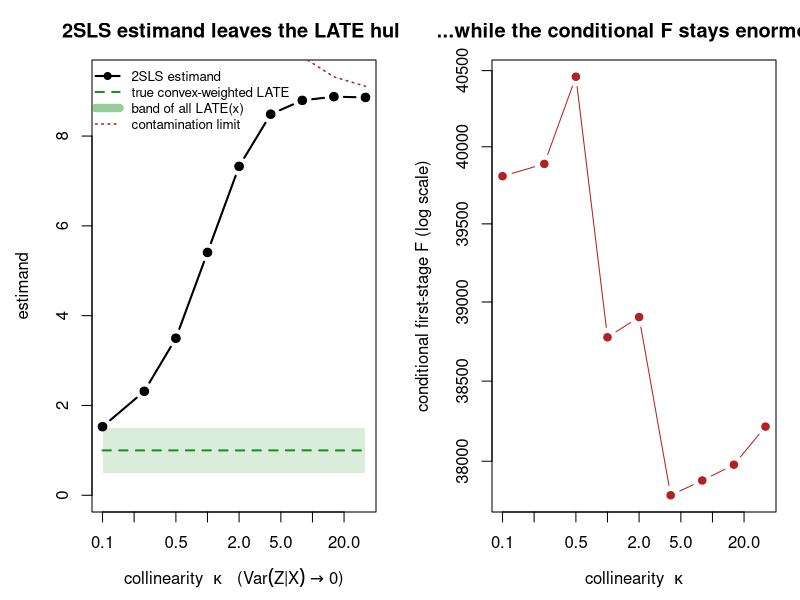

Write the R code that produced this figure.
## ==========================================================================
## Monte Carlo test of the "collinearity contamination" proposition
##
## Claim: In just-identified 2SLS with covariates entered LINEARLY
## (non-saturated), as the instrument Z becomes more determined by X
## (instrument-covariate collinearity), the 2SLS estimand departs
## arbitrarily from every conditional LATE(x) -- WHILE the Sanderson-Windmeijer
## conditional first-stage F stays large. I.e. the conditional F fails to warn.
##
## Structural DGP (conditional-on-X IV validity + conditional monotonicity):
##   Y = mu(X) + tau(X)*D + noise      tau(X)=LATE(X) heterogeneous, all > 0
##   D = D(Z),  monotone potential treatments (compliers/always/never takers)
##   e(X)=P(Z=1|X) nonlinear in X;  kappa = collinearity knob (Var(Z|X)->0)
##
## We report, across kappa:
##   beta2sls      : linear-covariate 2SLS estimand (finite-sample, large N)
##   Fcond         : conditional (SW) first-stage F, HC1-robust
##   late_convex   : the convex-weighted conditional LATE it SHOULD be near
##   [late_min,max]: support of the true conditional effects
##   contam_limit  : theoretical limit Cov(h,mY)/Cov(h,mD)  (h = nonlinear part of e)
## ==========================================================================

set.seed(20260901)

## HC1-robust t-statistic for one named regressor in an lm fit
robust_t <- function(fit, coef_name) {
  X  <- model.matrix(fit)
  u  <- resid(fit)
  n  <- nrow(X); k <- ncol(X)
  bread <- solve(crossprod(X))
  meat  <- t(X) %*% (X * (u^2))
  V     <- bread %*% meat %*% bread * (n / (n - k))   # HC1
  b     <- coef(fit)[coef_name]
  se    <- sqrt(V[coef_name, coef_name])
  as.numeric(b / se)
}

simulate <- function(N, kappa,
                     A_mu = 1.5,    # strength of OUTCOME nonlinearity in X
                     pi0  = 0.2,    # P(always-taker | x)
                     dp   = 0.4) {  # conditional first stage p(x)=P(complier|x)
  X <- runif(N, -2, 2)
  g <- X^2 - (4 / 3)               # E[X^2]=4/3 on U(-2,2): centered nonlinear shape
  e <- plogis(kappa * g)           # instrument propensity, nonlinear in X
  Z <- rbinom(N, 1, e)

  ## monotone potential treatments (pi1 >= pi0 => no defiers)
  pi1 <- pi0 + dp
  V   <- runif(N)
  D0  <- as.integer(V <= pi0)
  D1  <- as.integer(V <= pi1)
  D   <- ifelse(Z == 1, D1, D0)

  ## heterogeneous, strictly positive effect: LATE(x) in [0.5, 1.5]
  tau <- 1 + 0.25 * X
  mu  <- A_mu * g                  # nonlinear covariate level (shares shape with e)
  Y   <- mu + tau * D + rnorm(N, 0, 1)

  ## linear-covariate (NON-saturated) 2SLS via Frisch-Waugh-Lovell
  rz <- resid(lm(Z ~ X))
  rd <- resid(lm(D ~ X))
  ry <- resid(lm(Y ~ X))
  beta2sls <- sum(rz * ry) / sum(rz * rd)

  ## conditional (Sanderson-Windmeijer) first-stage F = robust t^2 on Z
  fs    <- lm(D ~ Z + X)
  Fcond <- robust_t(fs, "Z")^2

  ## target the estimand SHOULD approximate: convex-weighted conditional LATE
  w           <- e * (1 - e) * dp          # signal weights e(1-e)p(x)
  late_convex <- sum(w * tau) / sum(w)

  ## theoretical contamination limit Cov(h,mY)/Cov(h,mD)
  h  <- resid(lm(e ~ X))                    # nonlinear part of the propensity
  mD <- pi0 + e * dp                        # E[D|X]
  mY <- mu + tau * mD                       # E[Y|X]
  contam_limit <- cov(h, mY) / cov(h, mD)

  c(kappa = kappa, beta2sls = beta2sls, Fcond = Fcond,
    late_convex = late_convex, late_min = min(tau), late_max = max(tau),
    contam_limit = contam_limit, ownvar_ZgivenX = mean(e * (1 - e)))
}

N      <- 200000
kappas <- c(0.1, 0.25, 0.5, 1, 2, 4, 8, 16, 32)
res    <- as.data.frame(t(sapply(kappas, function(k) simulate(N, k))))

cat("\n=== IV collinearity-contamination Monte Carlo (N =", N, "per row) ===\n\n")
print(round(res, 3), row.names = FALSE)

## ---------------------------- figure ----------------------------
png("iv_collinearity_fig.png", width = 1500, height = 640, res = 150)
op <- par(mfrow = c(1, 2), mar = c(4.4, 4.6, 3, 1.2))

## Panel 1: the estimand vs the truth
plot(res$kappa, res$beta2sls, type = "b", pch = 19, log = "x",
     xlab = expression(paste("collinearity  ", kappa, "   (", Var(Z*"|"*X), " ", symbol("\256"), " 0)")),
     ylab = "estimand", main = "2SLS estimand leaves the LATE hull",
     ylim = range(0, res$beta2sls, res$late_max) * c(1, 1.05))
polygon(c(res$kappa, rev(res$kappa)),
        c(res$late_min, rev(res$late_max)),
        col = rgb(0.2, 0.6, 0.2, 0.18), border = NA)
lines(res$kappa, res$late_convex, col = "forestgreen", lwd = 2, lty = 2)
lines(res$kappa, res$contam_limit, col = "firebrick", lwd = 1.5, lty = 3)
lines(res$kappa, res$beta2sls, type = "b", pch = 19, lwd = 2)
legend("topleft", bty = "n", cex = 0.8,
       legend = c("2SLS estimand", "true convex-weighted LATE",
                  "band of all LATE(x)", "contamination limit"),
       col = c("black", "forestgreen", rgb(0.2,0.6,0.2,0.5), "firebrick"),
       lwd = c(2, 2, 8, 1.5), lty = c(1, 2, 1, 3), pch = c(19, NA, NA, NA))

## Panel 2: the diagnostic that fails to warn
plot(res$kappa, res$Fcond, type = "b", pch = 19, log = "xy", col = "firebrick",
     xlab = expression(paste("collinearity  ", kappa)),
     ylab = "conditional first-stage F (log scale)",
     main = "...while the conditional F stays enormous")
abline(h = 10, lty = 2, col = "gray40")
text(min(res$kappa), 13, "weak-IV threshold F = 10", pos = 4, cex = 0.8, col = "gray40")
par(op); dev.off()
cat("\nSaved figure -> iv_collinearity_fig.png\n")

cat("\nRead the table top-to-bottom as collinearity (kappa) rises:\n")
cat(" * ownvar_ZgivenX -> 0   : Z becomes ~deterministic in X (the collinearity limit)\n")
cat(" * Fcond stays HUGE       : the conditional first stage looks rock-solid throughout\n")
cat(" * beta2sls leaves [late_min, late_max]: estimand exits the hull of ALL true effects\n")
cat(" * beta2sls -> contam_limit: it converges to the pure-contamination ratio, not a LATE\n")
